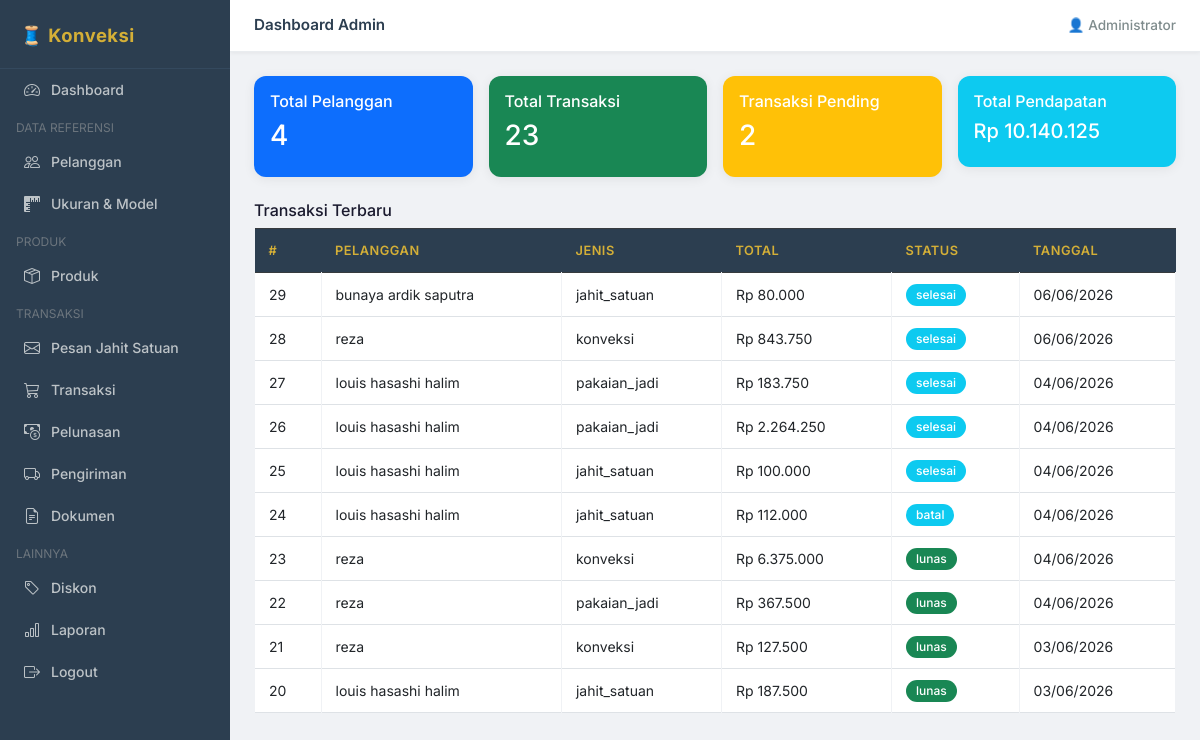
Screenshot of /admin/dashboard.php (signed in) with the database file from the repository.
### tables this page shows
CREATE TABLE `transaksi` (
  `id_transaksi` int NOT NULL,
  `id_pelanggan` int NOT NULL,
  `tanggal_transaksi` datetime DEFAULT CURRENT_TIMESTAMP,
  `jenis_transaksi` enum('jahit_satuan','pakaian_jadi','konveksi','kustom') NOT NULL,
  `total_harga` decimal(15,2) DEFAULT '0.00',
  `diskon_total` decimal(15,2) DEFAULT '0.00',
  `jenis_pembayaran` enum('dp','lunas','cod') NOT NULL,
  `tanggal_selesai` date DEFAULT NULL,
  `deskripsi` text,
  `file_desain` varchar(255) DEFAULT NULL,
  `catatan_kustom` text,
  `ukuran_kustom` varchar(100) DEFAULT NULL,
  `jenis_pakaian_kustom` varchar(50) DEFAULT NULL,
  `status` enum('pending','diproses','selesai','dikirim','lunas','batal') DEFAULT 'pending'
);

CREATE TABLE `pelanggan` (
  `id_pelanggan` int NOT NULL,
  `name` varchar(100) NOT NULL,
  `email` varchar(100) NOT NULL,
  `password` varchar(255) NOT NULL,
  `alamat` text,
  `no_hp` varchar(20) DEFAULT NULL,
  `created_at` datetime DEFAULT CURRENT_TIMESTAMP
);

### admin/dashboard.php (the view, shortened to what this page needs)
<?php
require_once '../includes/header.php';
require_once '../config/db.php';
$total_pelanggan  = $conn->query("SELECT COUNT(*) as c FROM pelanggan")->fetch_assoc()['c'];
$total_transaksi  = $conn->query("SELECT COUNT(*) as c FROM transaksi")->fetch_assoc()['c'];
$pending          = $conn->query("SELECT COUNT(*) as c FROM transaksi WHERE status='pending'")->fetch_assoc()['c'];
$pendapatan       = $conn->query("SELECT SUM(jumlah_bayar) as c FROM pembayaran WHERE status='terkonfirmasi'")->fetch_assoc()['c'] ?? 0;
?>
<?php require_once '../includes/sidebar_admin.php'; ?>
<div class="flex-grow-1">
    <div class="topbar">
        <span>Dashboard Admin</span>
        <span>👤 <?= htmlspecialchars($_SESSION['user_name']) ?></span>
    </div>
    <div class="main-content">
        <div class="row g-3 mb-4">
            <div class="col-md-3">
                <div class="card text-white bg-primary">
                    <div class="card-body">
                        <h6>Total Pelanggan</h6>
                        <h3><?= $total_pelanggan ?></h3>
                    </div>
                </div>
            </div>
            <div class="col-md-3">
                <div class="card text-white bg-success">
                    <div class="card-body">
                        <h6>Total Transaksi</h6>
                        <h3><?= $total_transaksi ?></h3>
                    </div>
                </div>
            </div>
            <div class="col-md-3">
                <div class="card text-white bg-warning">
                    <div class="card-body">
                        <h6>Transaksi Pending</h6>
                        <h3><?= $pending ?></h3>
                    </div>
                </div>
            </div>
            <div class="col-md-3">
                <div class="card text-white bg-info">
                    <div class="card-body">
                        <h6>Total Pendapatan</h6>
                        <h5>Rp <?= number_format($pendapatan,0,',','.') ?></h5>
                    </div>
                </div>
            </div>
        </div>
        <h6>Transaksi Terbaru</h6>
        <table class="table table-bordered table-sm">
            <thead class="table-dark">
                <tr>
                    <th>#</th>
                    <th>Pelanggan</th>
                    <th>Jenis</th>
                    <th>Total</th>
                    <th>Status</th>
                    <th>Tanggal</th>
                </tr>
            </thead>
            <tbody>
                <?php
            $rows = $conn->query("SELECT t.*, p.name FROM transaksi t JOIN pelanggan p ON t.id_pelanggan=p.id_pelanggan ORDER BY t.tanggal_transaksi DESC LIMIT 10");
            while ($r = $rows->fetch_assoc()):
            ?>
                <tr>
                    <td><?= $r['id_transaksi'] ?></td>
                    <td><?= htmlspecialchars($r['name']) ?></td>
                    <td><?= $r['jenis_transaksi'] ?></td>
                    <td>Rp <?= number_format($r['total_harga'],0,',','.') ?></td>
                    <td><span
                            class="badge bg-<?= $r['status']==='pending'?'warning':($r['status']==='lunas'?'success':'info') ?>"><?= $r['status'] ?></span>
                    </td>
                    <td><?= date('d/m/Y', strtotime($r['tanggal_transaksi'])) ?></td>
                </tr>
                <?php endwhile; ?>
            </tbody>
        </table>
    </div>
</div>
<?php require_once '../includes/footer.php'; ?>

### includes/header.php (style rules this page uses)
* { box-sizing: border-box; }
body { font-family: 'Inter', sans-serif; background: #f0f2f5; color: #1a1a2e; margin: 0; }
.topbar { background: #ffffff; padding: 14px 24px; border-bottom: 1px solid #e9ecef; display: flex; justify-content: space-between; align-items: center; font-weight: 600; font-size: .95rem; color: #2c3e50; box-shadow: 0 1px 4px rgba(0, 0, 0, .06); }
.topbar span:last-child { font-size: .85rem; color: #7f8c8d; font-weight: 500; }
.main-content { padding: 24px; }
.card { border: none; border-radius: 12px; box-shadow: 0 2px 12px rgba(0, 0, 0, .07); }
.table thead.table-dark th { background: #2c3e50; color: #D4AF37; font-weight: 600; font-size: .8rem; letter-spacing: .5px; text-transform: uppercase; border: none; padding: 12px 14px; }
.table tbody tr { transition: background .15s; }
.table td { vertical-align: middle; font-size: .875rem; padding: 10px 14px; border-color: #f0f2f5; }
.badge { font-weight: 500; font-size: .75rem; padding: 5px 10px; border-radius: 20px; }

### rows the page displays
transaksi: id_transaksi "29", id_pelanggan.name "bunaya ardik saputra", jenis_transaksi "jahit_satuan", total_harga "80.000", status "selesai", tanggal_transaksi "06/06/2026"
transaksi: id_transaksi "28", id_pelanggan.name "reza", jenis_transaksi "konveksi", total_harga "843.750", status "selesai", tanggal_transaksi "06/06/2026"
transaksi: id_transaksi "27", id_pelanggan.name "louis hasashi halim", jenis_transaksi "pakaian_jadi", total_harga "183.750", status "selesai", tanggal_transaksi "04/06/2026"
transaksi: id_transaksi "26", id_pelanggan.name "louis hasashi halim", jenis_transaksi "pakaian_jadi", total_harga "2.264.250", status "selesai", tanggal_transaksi "04/06/2026"
transaksi: id_transaksi "25", id_pelanggan.name "louis hasashi halim", jenis_transaksi "jahit_satuan", total_harga "100.000", status "selesai", tanggal_transaksi "04/06/2026"
transaksi: id_transaksi "24", id_pelanggan.name "louis hasashi halim", jenis_transaksi "jahit_satuan", total_harga "112.000", status "batal", tanggal_transaksi "04/06/2026"
transaksi: id_transaksi "23", id_pelanggan.name "reza", jenis_transaksi "konveksi", total_harga "6.375.000", status "lunas", tanggal_transaksi "04/06/2026"
transaksi: id_transaksi "22", id_pelanggan.name "reza", jenis_transaksi "pakaian_jadi", total_harga "367.500", status "lunas", tanggal_transaksi "04/06/2026"
transaksi: id_transaksi "21", id_pelanggan.name "reza", jenis_transaksi "konveksi", total_harga "127.500", status "lunas", tanggal_transaksi "03/06/2026"
transaksi: id_transaksi "20", id_pelanggan.name "louis hasashi halim", jenis_transaksi "jahit_satuan", total_harga "187.500", status "lunas", tanggal_transaksi "03/06/2026"

### other values shown
$_SESSION['user_name'] "Administrator"
$total_pelanggan "4"
$total_transaksi "23"
$pending "2"
$pendapatan "10.140.125"
